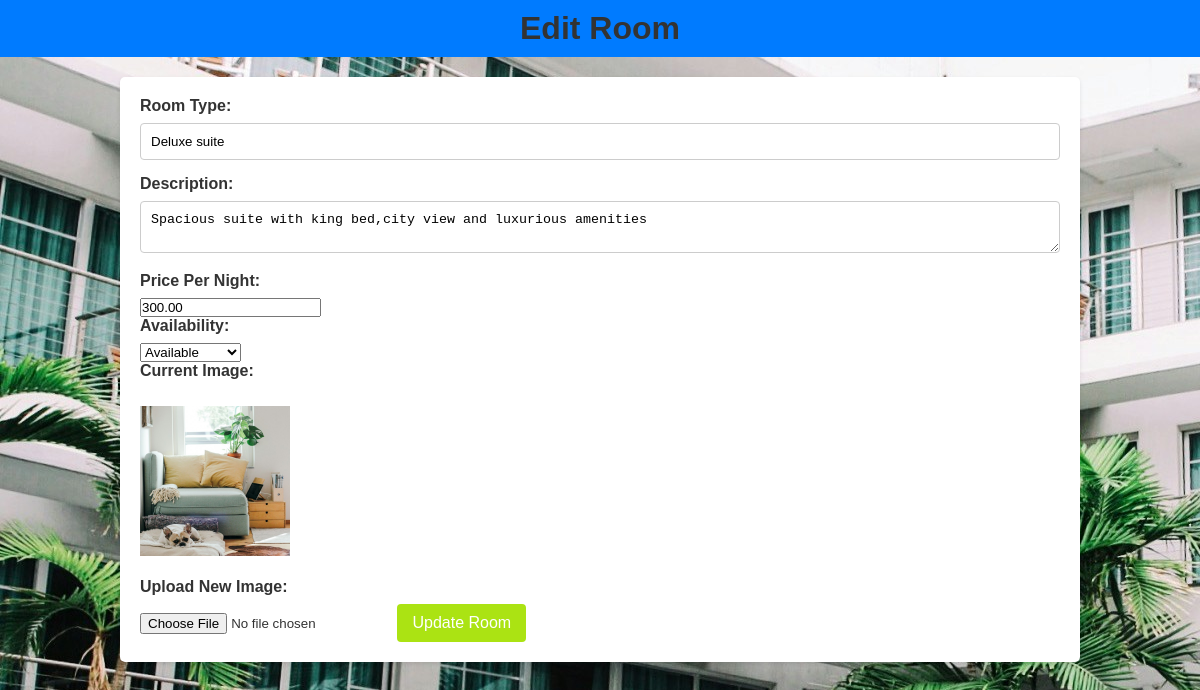
The app's page /edit_room.php?id=17 with its own data.
### tables this page shows
CREATE TABLE `rooms` (
  `room_id` int(11) NOT NULL,
  `room_type` varchar(255) NOT NULL,
  `price_per_night` decimal(10,2) NOT NULL,
  `description` text DEFAULT NULL,
  `availability` tinyint(1) DEFAULT 1,
  `image` varchar(255) NOT NULL
);

### edit_room.php (the view, shortened to what this page needs)
<!DOCTYPE html>
<html lang="en">
<head>
    <link rel="stylesheet" href="styles.css">
</head>
<body>
    <header>
        <h1>Edit Room</h1>
    </header>
    <div class="container">
        <?php
        include 'admin_config.php';
        $room_id = $_GET['id'];
        $sql = "SELECT * FROM rooms WHERE room_id = ?";
        $stmt = $conn->prepare($sql);
        $stmt->bind_param("i", $room_id);
        $stmt->execute();
        $room = $stmt->get_result()->fetch_assoc();
        ?>
        <form action="process_edit_room.php" method="post" enctype="multipart/form-data">
            <label for="room_type">Room Type:</label>
            <input type="text" id="room_type" name="room_type" value="<?php echo htmlspecialchars($room['room_type']); ?>" required>
            <label for="description">Description:</label>
            <textarea id="description" name="description" required><?php echo htmlspecialchars($room['description']); ?></textarea>
            <label for="price_per_night">Price Per Night:</label>
            <input type="number" id="price_per_night" name="price_per_night" step="0.01" value="<?php echo htmlspecialchars($room['price_per_night']); ?>" required>
            <label for="availability">Availability:</label>
            <select id="availability" name="availability">
                <option value="1" <?php echo $room['availability'] ? 'selected' : ''; ?>>Available</option>
            </select>
            <label for="room_image">Current Image:</label>
            <br>
            <img src="rooms_images/<?php echo htmlspecialchars($room['image']); ?>" alt="Room Image" style="width: 150px; height: 150px; object-fit: cover;">
            <br><br>
            <label for="room_image">Upload New Image:</label>
            <input type="file" id="room_image" name="room_image" accept="image/*">
            <button type="submit">Update Room</button>
        </form>
    </div>
</body>
</html>

### styles.css (style rules this page uses)
* { margin: 0; padding: 0; box-sizing: border-box; }
body { font-family: Arial, sans-serif; background-image: url(images/image1.jpg); color: #333; }
h1, h2 { color: #333; }
.container { width: 80%; margin: 0 auto; }
header { background-color: #007bff; color: #fff; padding: 10px 0; text-align: center; }
form { background-color: #fff; padding: 20px; border-radius: 5px; box-shadow: 0 2px 4px rgba(0, 0, 0, 0.1); margin: 20px 0; }
label { display: block; margin-bottom: 8px; font-weight: bold; }
input[type="text"], input[type="email"], input[type="date"], input[type="hidden"], textarea { width: 100%; padding: 10px; margin-bottom: 15px; border: 1px solid #ccc; border-radius: 4px; }
button { background-color: #abe313; color: #fff; padding: 10px 15px; border: none; border-radius: 4px; cursor: pointer; font-size: 16px; }

### records on screen
rooms: room_type "Deluxe suite", description "Spacious suite with king bed,city view and luxurious amenities", price_per_night "300.00", availability "Available", image (picture)
